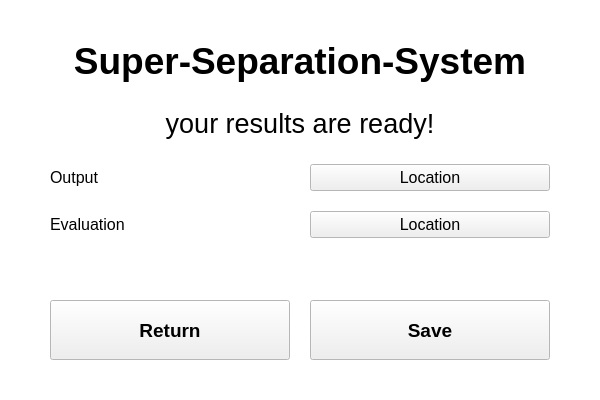
<?xml version="1.0" encoding="UTF-8"?>
<ui version="4.0">
 <class>SecondWindow</class>
 <widget class="QMainWindow" name="SecondWindow">
  <property name="geometry">
   <rect>
    <x>0</x>
    <y>0</y>
    <width>600</width>
    <height>400</height>
   </rect>
  </property>
  <property name="palette">
   <palette>
    <active>
     <colorrole role="Base">
      <brush brushstyle="SolidPattern">
       <color alpha="255">
        <red>255</red>
        <green>255</green>
        <blue>255</blue>
       </color>
      </brush>
     </colorrole>
     <colorrole role="Window">
      <brush brushstyle="SolidPattern">
       <color alpha="255">
        <red>255</red>
        <green>255</green>
        <blue>255</blue>
       </color>
      </brush>
     </colorrole>
    </active>
    <inactive>
     <colorrole role="Base">
      <brush brushstyle="SolidPattern">
       <color alpha="255">
        <red>255</red>
        <green>255</green>
        <blue>255</blue>
       </color>
      </brush>
     </colorrole>
     <colorrole role="Window">
      <brush brushstyle="SolidPattern">
       <color alpha="255">
        <red>255</red>
        <green>255</green>
        <blue>255</blue>
       </color>
      </brush>
     </colorrole>
    </inactive>
    <disabled>
     <colorrole role="Base">
      <brush brushstyle="SolidPattern">
       <color alpha="255">
        <red>255</red>
        <green>255</green>
        <blue>255</blue>
       </color>
      </brush>
     </colorrole>
     <colorrole role="Window">
      <brush brushstyle="SolidPattern">
       <color alpha="255">
        <red>255</red>
        <green>255</green>
        <blue>255</blue>
       </color>
      </brush>
     </colorrole>
    </disabled>
   </palette>
  </property>
  <property name="windowTitle">
   <string>Super-Separation-System - results</string>
  </property>
  <widget class="QWidget" name="centralwidget">
   <layout class="QGridLayout" name="gridLayout" rowstretch="1,1,1,1,1,1">
    <property name="leftMargin">
     <number>50</number>
    </property>
    <property name="topMargin">
     <number>40</number>
    </property>
    <property name="rightMargin">
     <number>50</number>
    </property>
    <property name="bottomMargin">
     <number>40</number>
    </property>
    <property name="spacing">
     <number>20</number>
    </property>
    <item row="3" column="0">
     <widget class="QLabel" name="extractionLocation">
      <property name="font">
       <font>
        <pointsize>12</pointsize>
       </font>
      </property>
      <property name="text">
       <string>Evaluation</string>
      </property>
      <property name="alignment">
       <set>Qt::AlignLeading|Qt::AlignLeft|Qt::AlignVCenter</set>
      </property>
     </widget>
    </item>
    <item row="5" column="0">
     <widget class="QPushButton" name="returnButton">
      <property name="minimumSize">
       <size>
        <width>0</width>
        <height>60</height>
       </size>
      </property>
      <property name="font">
       <font>
        <family>Segoe UI</family>
        <pointsize>14</pointsize>
        <weight>75</weight>
        <bold>true</bold>
       </font>
      </property>
      <property name="text">
       <string>Return</string>
      </property>
     </widget>
    </item>
    <item row="5" column="1">
     <widget class="QPushButton" name="saveButton">
      <property name="minimumSize">
       <size>
        <width>0</width>
        <height>60</height>
       </size>
      </property>
      <property name="font">
       <font>
        <family>Segoe UI</family>
        <pointsize>14</pointsize>
        <weight>75</weight>
        <bold>true</bold>
       </font>
      </property>
      <property name="text">
       <string>Save</string>
      </property>
     </widget>
    </item>
    <item row="0" column="0" colspan="2">
     <widget class="QLabel" name="titleLabel">
      <property name="font">
       <font>
        <family>Segoe UI</family>
        <pointsize>28</pointsize>
        <weight>75</weight>
        <bold>true</bold>
        <kerning>false</kerning>
       </font>
      </property>
      <property name="text">
       <string>Super-Separation-System</string>
      </property>
      <property name="alignment">
       <set>Qt::AlignCenter</set>
      </property>
     </widget>
    </item>
    <item row="3" column="1">
     <widget class="QPushButton" name="evaluationLocationButton">
      <property name="font">
       <font>
        <pointsize>12</pointsize>
       </font>
      </property>
      <property name="text">
       <string>Location</string>
      </property>
     </widget>
    </item>
    <item row="2" column="0">
     <widget class="QLabel" name="outputLocationLabel">
      <property name="font">
       <font>
        <pointsize>12</pointsize>
       </font>
      </property>
      <property name="text">
       <string>Output</string>
      </property>
      <property name="alignment">
       <set>Qt::AlignLeading|Qt::AlignLeft|Qt::AlignVCenter</set>
      </property>
     </widget>
    </item>
    <item row="2" column="1">
     <widget class="QPushButton" name="outputLocationButton">
      <property name="font">
       <font>
        <pointsize>12</pointsize>
       </font>
      </property>
      <property name="text">
       <string>Location</string>
      </property>
     </widget>
    </item>
    <item row="1" column="0" colspan="2">
     <widget class="QLabel" name="label">
      <property name="font">
       <font>
        <family>Segoe UI</family>
        <pointsize>20</pointsize>
       </font>
      </property>
      <property name="text">
       <string>your results are ready!</string>
      </property>
      <property name="alignment">
       <set>Qt::AlignCenter</set>
      </property>
     </widget>
    </item>
    <item row="4" column="0">
     <spacer name="verticalSpacer_3">
      <property name="orientation">
       <enum>Qt::Vertical</enum>
      </property>
      <property name="sizeHint" stdset="0">
       <size>
        <width>20</width>
        <height>40</height>
       </size>
      </property>
     </spacer>
    </item>
   </layout>
  </widget>
 </widget>
 <resources/>
 <connections/>
</ui>
